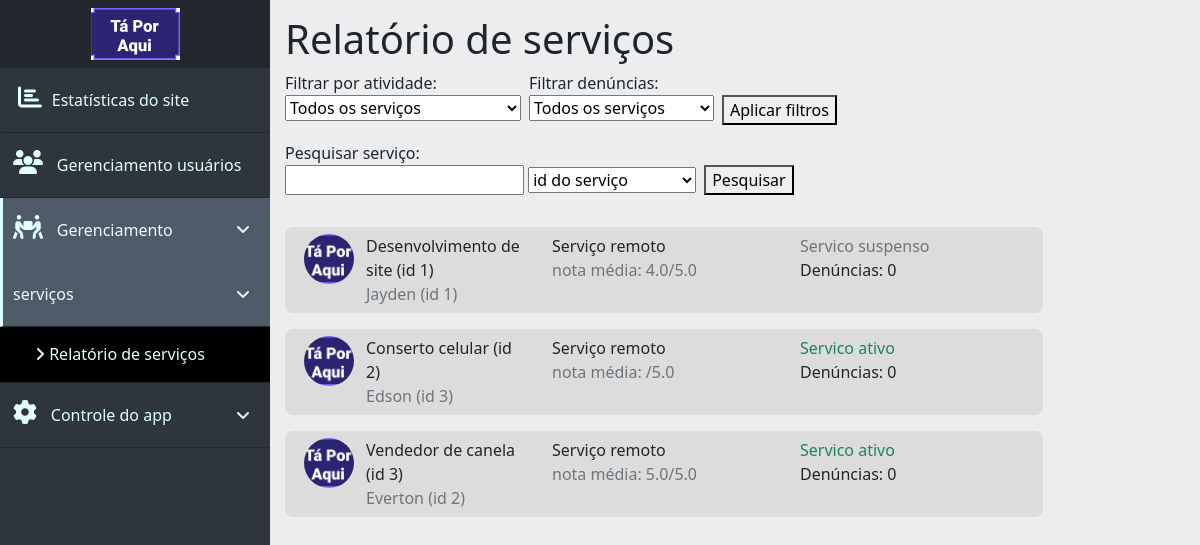
The app's page /dashboard/serviceManagement/serviceReport.php (signed in), older data.
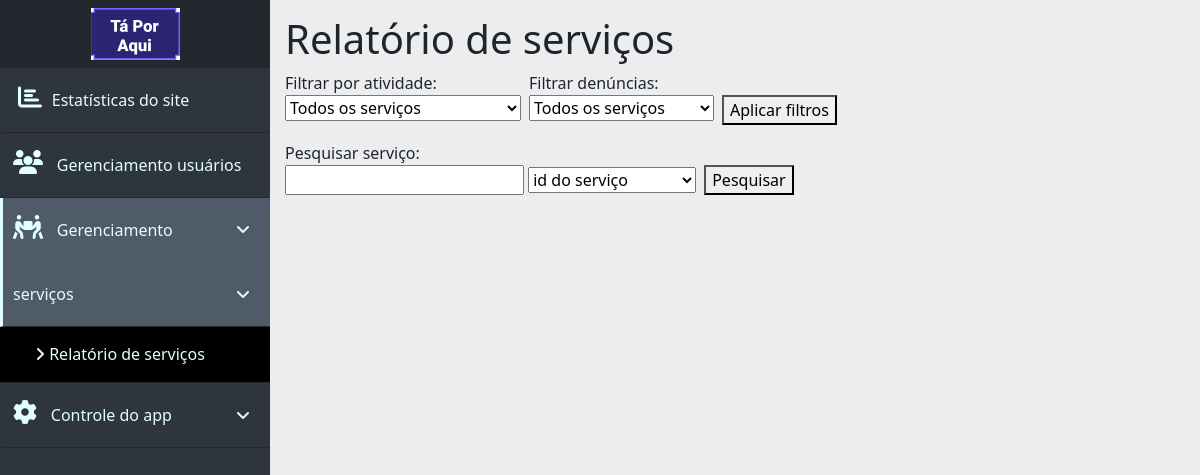
The same page, newer data.
### tables this page shows
CREATE TABLE `servicos` (
  `id_servico` int(11) NOT NULL,
  `id_prestador_servico` int(11) NOT NULL,
  `nome_servico` varchar(30) NOT NULL,
  `tipo_servico` int(11) NOT NULL COMMENT '0 = remoto, 1 = presencial',
  `desc_servico` text NOT NULL,
  `orcamento_servico` decimal(8,2) DEFAULT NULL,
  `crit_orcamento_servico` varchar(30) NOT NULL,
  `data_public_servico` timestamp NULL DEFAULT current_timestamp(),
  `nota_media_servico` decimal(2,1) DEFAULT NULL,
  `status_servico` int(11) DEFAULT 1 COMMENT '0 = suspenso, 1 = disponível, 2 = denunciado/banido, 3 = ocultado pelo user',
  `qnt_visualizacoes_servico` int(11) NOT NULL DEFAULT 0
);

CREATE TABLE `usuarios` (
  `id_usuario` int(11) NOT NULL,
  `nome_usuario` varchar(15) NOT NULL,
  `sobrenome_usuario` varchar(15) NOT NULL,
  `fone_usuario` varchar(20) NOT NULL,
  `email_usuario` varchar(40) NOT NULL,
  `senha_usuario` char(40) NOT NULL,
  `data_nasc_usuario` date NOT NULL,
  `sexo_usuario` char(1) NOT NULL,
  `email_contato_usuario` varchar(40) DEFAULT NULL,
  `classif_usuario` int(11) NOT NULL COMMENT '0 = cliente, 1 = prestador, 2 = pequeno negócio',
  `cep_usuario` char(8) NOT NULL,
  `uf_usuario` char(2) NOT NULL,
  `cidade_usuario` varchar(30) NOT NULL,
  `bairro_usuario` varchar(30) NOT NULL,
  `rua_usuario` varchar(30) NOT NULL,
  `numero_usuario` varchar(5) NOT NULL,
  `comple_usuario` varchar(20) DEFAULT NULL,
  `data_entrada_usuario` timestamp NULL DEFAULT current_timestamp(),
  `desc_usuario` text DEFAULT NULL,
  `site_usuario` varchar(40) DEFAULT NULL,
  `status_usuario` int(11) NOT NULL DEFAULT 1 COMMENT '0 = suspenso, 1 = ativo, 2 = denunciado/banido',
  `online_usuario` tinyint(1) NOT NULL DEFAULT 1,
  `imagem_usuario` varchar(60) DEFAULT 'no_picture.jpg',
  `nota_media_usuario` decimal(2,1) DEFAULT NULL,
  `posicao_usuario` point DEFAULT NULL,
  `mostrar_local_usuario` tinyint(1) NOT NULL DEFAULT 0
);

### dashboard/assets/getData.php (called while the page is built, shortened)
<?php
class DashboardConnection {
    private $host = 'localhost';
    private $dbname = 'ta_por_aqui';
    private $user = 'root';
    private $password = '';
    public function connect(){
        try{
            $connect = new PDO(
                "mysql:host=$this->host;dbname=$this->dbname;",
                "$this->user",
                "$this->password"
            );
            $connect->exec('SET CHARACTER SET utf8');
            return $connect;
        } catch (PDOException $e){
            echo 'Não foi possivel se conectar com o servidor <br>';
            echo 'Código do erro: ' . $e->getCode() . '<br> Mensagem de erro: ' . $e->getMessage();
        }
    }
}
class ServicesListing {
    private $con;
    public function __construct(){
        $this->con = new DashboardConnection();
        $this->con = $this->con->connect();
    }
    public function selectAllServices(){
        $query = "SELECT s.id_servico, s.nome_servico, s.id_prestador_servico, s.tipo_servico, s.nota_media_servico, s.status_servico, u.id_usuario, u.nome_usuario from servicos as s join usuarios as u on s.id_prestador_servico = u.id_usuario left join denuncia_servico as ds on s.id_servico = ds.id_servico group by s.id_servico";
        $stmt = $this->con->query($query);
        return $stmt->fetchAll(PDO::FETCH_ASSOC);
    }
    public function getQntComplains($idServ){
        $query = "SELECT count(*) as denuncias from denuncia_servico where id_servico = $idServ";
        $stmt = $this->con->query($query);
        return $stmt->fetch(PDO::FETCH_ASSOC)['denuncias'];
    }
}

### dashboard/serviceManagement/serviceReport.php (the view, shortened to what the changed rows need)
<?php
require "../assets/getData.php";
$servicesListing = new ServicesListing();
$services = [];
if (isset($_GET['serviceStatus'])){
    $services = $servicesListing->selectFilteredServices($_GET['serviceStatus'], $_GET['serviceComplainFilter']);
} else if (isset($_GET['searchInput'])){
    $services = $servicesListing->selectSearchedServices($_GET['searchInput'], $_GET['searchParam']);
} else {
    $services = $servicesListing->selectAllServices();
}
?>
<!DOCTYPE html>
<html lang="pt-br">
<head>
    <link href="https://cdn.jsdelivr.net/npm/bootstrap@5.1.1/dist/css/bootstrap.min.css" rel="stylesheet">
    <link rel="stylesheet" href="../style.css">
</head>
<body>
<div class="main" id="pagina">
    <h1>Relatório de serviços</h1>
    <div class="row my-2">
        <div class="col-md-12 col-lg-10">
            <?php foreach ($services as $service) {?>
                <div class="listDiv row my-3" onclick="redirecionaPagina('service.php', <?=$service['id_servico']?>)">
                    <div class="col-sm-1 mr-2 mb-3 mb-sm-0">
                        <img src="../../assets/images/dumb-brand.png" alt="imagem do serviço" class="userPicture">
                    </div>
                    <div class="col-sm-3 mb-3 mb-sm-0">
                        <span><?=$service['nome_servico']?> (id <?=$service['id_servico']?>)</span> <br>
                        <span class="text-secondary"><?=$service['nome_usuario']?> (id <?=$service['id_prestador_servico']?>)</span>
                    </div>
                    <div class="col-sm-4 mb-3 mb-sm-0">
                        <span>Serviço <?php echo $service['tipo_servico'] === 0 ? " presencial" : " remoto"?></span> <br>
                        <span class="text-secondary">nota média: <?=$service['nota_media_servico']?>/5.0</span>
                    </div>
                        <div class="col-sm-3 mb-3 mb-sm-0">
                            <?php
                            if ($service['status_servico'] == 0){
                                echo '<span class="text-secondary">Servico suspenso</span>';
                            } else if ($service['status_servico'] == 1){
                                echo '<span class="text-success">Servico ativo</span>';
                            } else if ($service['status_servico'] == 2) {
                                echo '<span class="text-danger">Servico banido</span>';
                            } else {
                                echo '<span class="text-secondary">Servico ocultado pelo usuário</span>';
                            }
                            ?> <br>
                            <span>Denúncias: <?=$servicesListing->getQntComplains($service['id_servico'])?></span>
                        </div>
                    </div>
            <?php }?>
        </div>
    </div>
</div>
</body>
</html>

Row changes from the older to the newer data that the page shows:
removed servicos: nome_servico "Desenvolvimento de site", id_servico "1", id_prestador_servico.nome_usuario "Jayden", id_prestador_servico "1", tipo_servico "remoto", nota_media_servico "4.0", status_servico "Servico suspenso", QntComplains "0"
removed servicos: nome_servico "Conserto celular", id_servico "2", id_prestador_servico.nome_usuario "Edson", id_prestador_servico "3", tipo_servico "remoto", status_servico "Servico ativo", QntComplains "0"
removed servicos: nome_servico "Vendedor de canela", id_servico "3", id_prestador_servico.nome_usuario "Everton", id_prestador_servico "2", tipo_servico "remoto", nota_media_servico "5.0", status_servico "Servico ativo", QntComplains "0"
